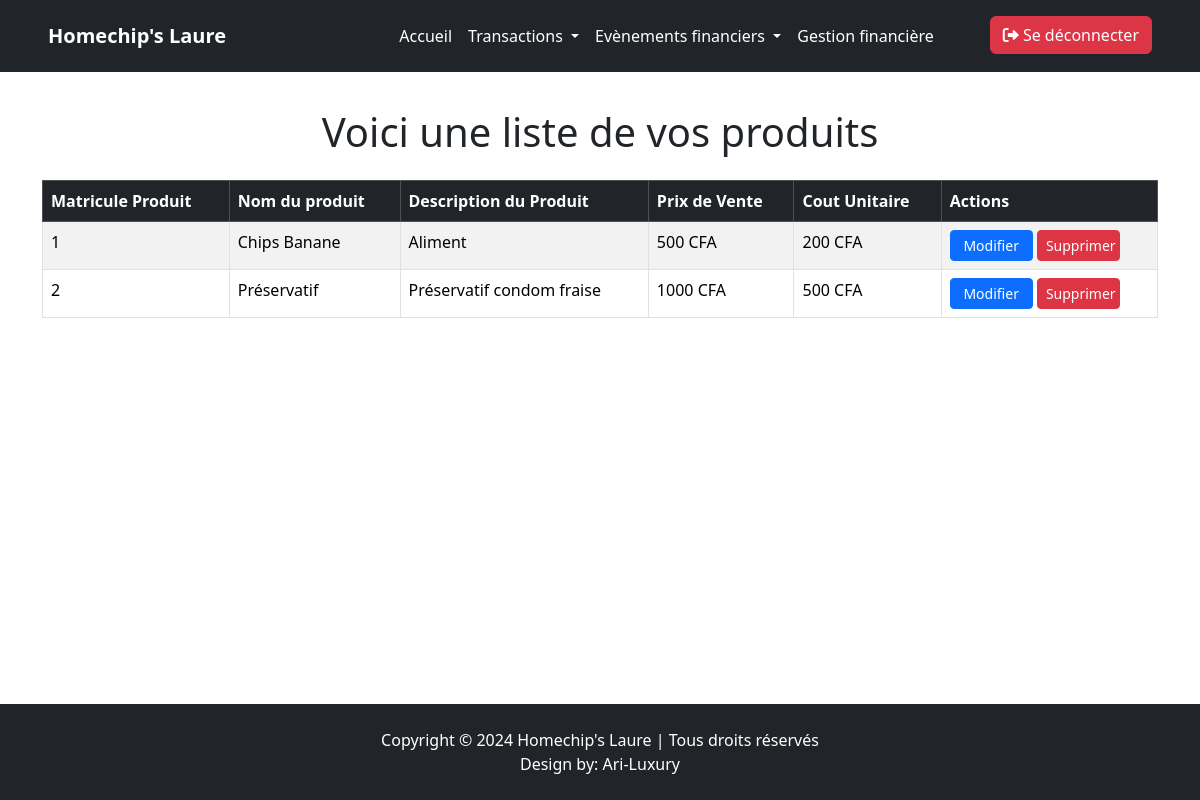
Page /dashbord/produit.php (signed in) on the earlier database version.
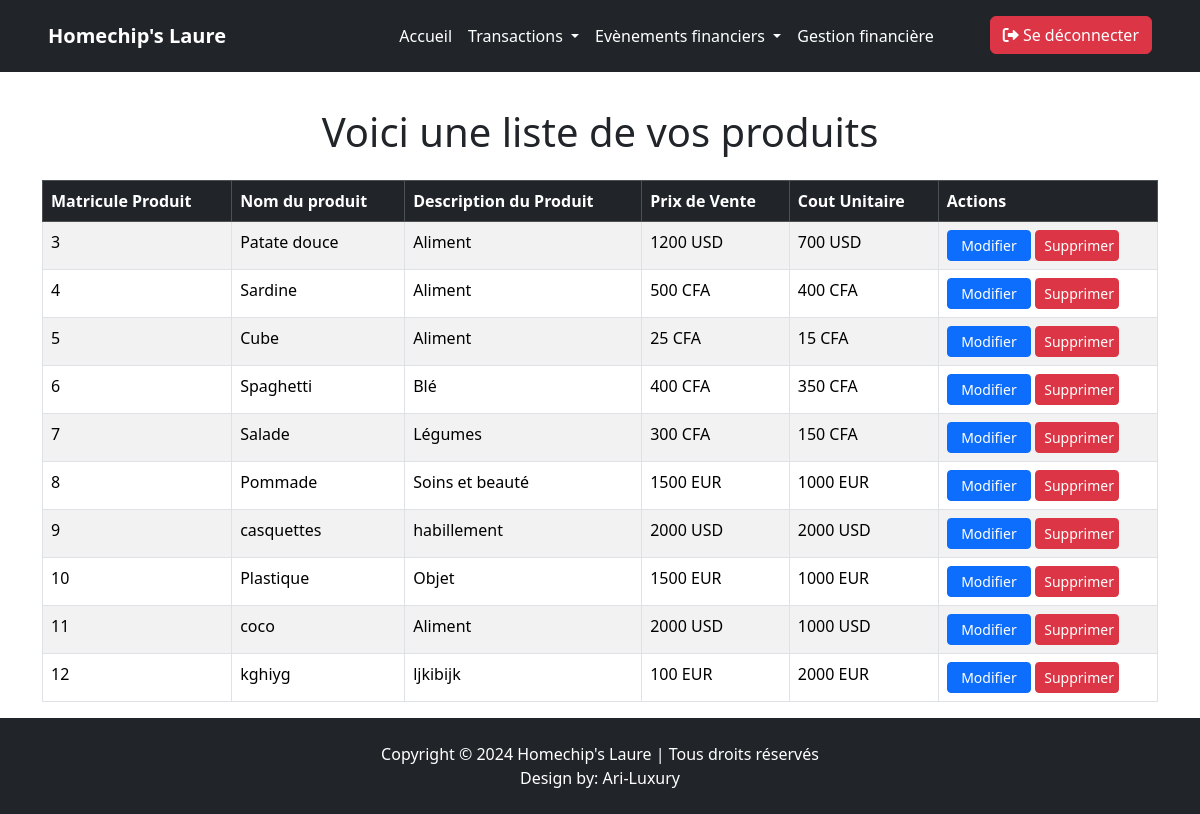
Same page on the later database version.
### tables this page shows
CREATE TABLE `produits` (
  `idProduit` int(11) NOT NULL,
  `NomProduit` varchar(20) NOT NULL,
  `DescriptionProduit` varchar(255) NOT NULL,
  `PrixVente` varchar(20) NOT NULL,
  `CoutUnitaire` varchar(20) NOT NULL
);

### dashbord/produit.php (the view, shortened to what this page needs)
<?php
    include('../connexion.php');
    $req= "SELECT * FROM produits";
    $reponse= $bdd -> query($req);
    $donnee= $reponse -> fetchAll();
?>
<!DOCTYPE html>
<html lang="en">
<head>
    <link href="https://cdn.jsdelivr.net/npm/bootstrap@5.3.0/dist/css/bootstrap.min.css" rel="stylesheet">
</head>
<body class="d-flex flex-column min-vh-100">
    <?php include '../navbar/en_tete.php'; ?>
    <section class="container mt-5 flex-grow-1">
        <h1 class="ajout text-center mb-4">Voici une liste de vos produits</h1>
        <div class="table-responsive">
            <table class="table table-striped table-bordered">
                <thead class="table-dark">
                    <tr>
                        <th>Matricule Produit</th>
                        <th>Nom du produit</th>
                        <th>Description du Produit</th>
                        <th>Prix de Vente</th>
                        <th>Cout Unitaire</th>
                        <th>Actions</th>
                    </tr>
                </thead>
                <tbody>
                    <?php
                        foreach($donnee as $liste){
                    ?>
                    <tr>
                        <td><?= $liste['idProduit'] ?></td>
                        <td><?= $liste['NomProduit'] ?></td>
                        <td><?= $liste['DescriptionProduit'] ?></td>
                        <td><?= $liste['PrixVente'] ?></td>
                        <td><?= $liste['CoutUnitaire'] ?></td>
                        <td>
                            <a href="../modif_formulaire/modif_form_prod.php?id=<?= $liste['idProduit'] ?>" class="btn btn-primary btn-sm col-lg-5 col-md-12 col-sm-12">Modifier</a>
                            <button type="button" class="btn btn-danger btn-sm col-lg-5 col-md-12 col-sm-12" data-bs-toggle="modal" data-bs-target="#deleteModal" data-id="<?= $liste['idProduit'] ?>">
                                Supprimer
                            </button>
                        </td>
                    </tr>
                    <?php
                        }
                    ?>
                </tbody>
            </table>
        </div>
    </section>
    <footer class="footer bg-dark text-white text-center py-4">
        <p class="mb-0 ">Copyright © 2024 Homechip's Laure | Tous droits réservés</p>
        <p class="mb-0 ">Design by: <a href="https://ari-luxury.com" class="text-white text-decoration-none">Ari-Luxury</a></p>
    </footer>
</body>
</html>

### navbar/en_tete.php (shortened to what this page needs)
<!DOCTYPE html>
<html lang="en">
<head>
    <link href="https://cdn.jsdelivr.net/npm/bootstrap@5.3.3/dist/css/bootstrap.min.css" rel="stylesheet">
    <link href="https://cdnjs.cloudflare.com/ajax/libs/font-awesome/6.0.0/css/all.min.css" rel="stylesheet">
</head>
<body>
<header class="bg-dark py-2">
    <nav class="navbar navbar-expand-lg navbar-dark bg-dark container-fluid">
        <a class="navbar-brand ms-5 fw-bold" href="../dashbord/home.php">Homechip's Laure</a>
        <div class="offcanvas offcanvas-end" tabindex="-1" id="offcanvasMenu" aria-labelledby="offcanvasMenuLabel">
            <div class="offcanvas-body bg-dark">
                <ul class="navbar-nav flex-column-md ms-lg-auto me-lg-5">
                    <li class="nav-item">
                        <a class="nav-link text-white" href="../dashbord/home.php">Accueil</a>
                    </li>
                    <li class="nav-item dropdown">
                        <a class="nav-link text-white dropdown-toggle" href="#" id="dropdownTransactions" role="button" data-bs-toggle="dropdown" aria-expanded="false">
                            Transactions
                        </a>
                    </li>
                    <li class="nav-item dropdown">
                        <a class="nav-link text-white dropdown-toggle" href="#" id="dropdownEvents" role="button" data-bs-toggle="dropdown" aria-expanded="false">
                            Evènements financiers
                        </a>
                    </li>
                    <li class="nav-item">
                        <a class="nav-link text-white" href="../dashbord/gestion.php">Gestion financière</a>
                    </li>
                    <li class="nav-item ms-lg-5 logout">
                        <a class="btn btn-danger w-lg-auto w-md-auto w-100 my-xs-3 my-sm-3 my-md-0" href="../dashbord/logout.php">
                            <i class="fas fa-sign-out-alt"></i> Se déconnecter
                        </a>
                    </li>
                </ul>
            </div>
        </div>
    </nav>
</header>
</body>
</html>

### dashbord/produit.php (style rules this page uses)
.ajout { margin-top: 60px; }
.table-responsive { overflow-x: auto; }
footer { margin-top: auto; }

### navbar/en_tete.php (style rules this page uses)
header { position: fixed; width: 100%; top: 0; z-index: 1000; }
.offcanvas-body { padding: 1rem; }

Differences in the rows shown:
removed produits: idProduit "1", NomProduit "Chips Banane", DescriptionProduit "Aliment", PrixVente "500 CFA", CoutUnitaire "200 CFA"
removed produits: idProduit "2", NomProduit "Préservatif", DescriptionProduit "Préservatif condom fraise", PrixVente "1000 CFA", CoutUnitaire "500 CFA"
added produits: idProduit "3", NomProduit "Patate douce", DescriptionProduit "Aliment", PrixVente "1200 USD", CoutUnitaire "700 USD"
added produits: idProduit "4", NomProduit "Sardine", DescriptionProduit "Aliment", PrixVente "500 CFA", CoutUnitaire "400 CFA"
added produits: idProduit "5", NomProduit "Cube", DescriptionProduit "Aliment", PrixVente "25 CFA", CoutUnitaire "15 CFA"
added produits: idProduit "6", NomProduit "Spaghetti", DescriptionProduit "Blé", PrixVente "400 CFA", CoutUnitaire "350 CFA"
added produits: idProduit "7", NomProduit "Salade", DescriptionProduit "Légumes", PrixVente "300 CFA", CoutUnitaire "150 CFA"
added produits: idProduit "8", NomProduit "Pommade", DescriptionProduit "Soins et beauté", PrixVente "1500 EUR", CoutUnitaire "1000 EUR"
added produits: idProduit "9", NomProduit "casquettes", DescriptionProduit "habillement", PrixVente "2000 USD", CoutUnitaire "2000 USD"
added produits: idProduit "10", NomProduit "Plastique", DescriptionProduit "Objet", PrixVente "1500 EUR", CoutUnitaire "1000 EUR"
added produits: idProduit "11", NomProduit "coco", DescriptionProduit "Aliment", PrixVente "2000 USD", CoutUnitaire "1000 USD"
added produits: idProduit "12", NomProduit "kghiyg", DescriptionProduit "ljkibijk", PrixVente "100 EUR", CoutUnitaire "2000 EUR"
